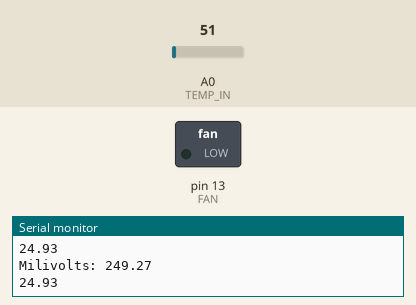
This sketch was run on a simulated Arduino Uno, built with avr-gcc and run on an emulated ATmega328P. Shown: switched loads named in the sketch (green lamp = pin HIGH), the last lines printed to the serial monitor. Inputs (shaded band) come from the test bench; at power-on: A0 (TEMP_IN) = 51.

Above: at 2.8 s.
2.9 s: A0 (TEMP_IN) set to 54
At 4.3 s:
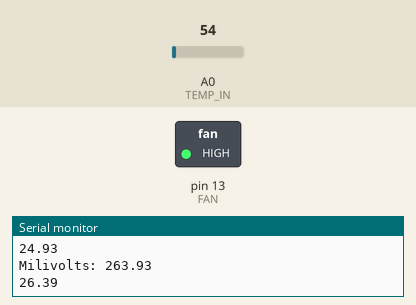
5.6 s: A0 (TEMP_IN) set to 30
At 7.0 s:
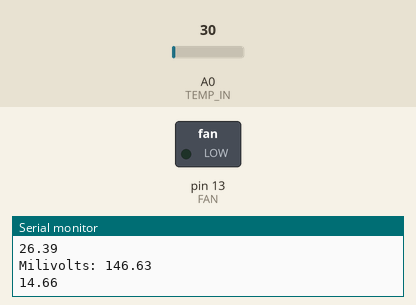
8.3 s: A0 (TEMP_IN) set to 61
At 11.4 s:
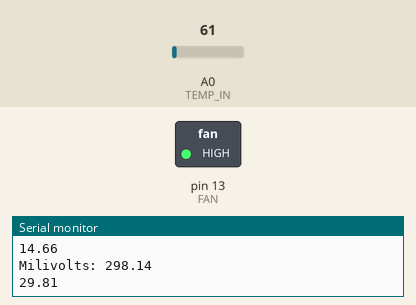
Timing chart, 0 to 12.9 s (numbered marks = the images above; inputs shaded):
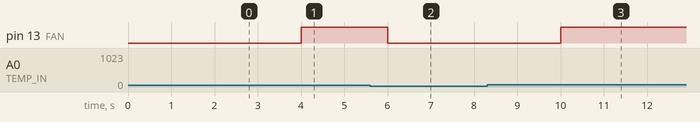

The sketch:

C5E3.ino
```cpp
#define TEMP_IN A0
#define FAN 13

void setup() {
  Serial.begin(9600);
  pinMode(FAN, OUTPUT);
}

int vIn = 0;
double mvIn = 0;
double temperature = 0;

void loop() {
  // 1C is 0.001V
  vIn = analogRead(TEMP_IN);
  mvIn = (vIn/1023.0) * 5000;
  Serial.print("Milivolts: ");
  Serial.println(mvIn);
  temperature = mvIn / 10;
  Serial.println(temperature);

  if (temperature > 25.0) {
    digitalWrite(FAN, HIGH);
  } else {
    digitalWrite(FAN, LOW);
  }

  delay(2000);
}
```

Measured:
- the behaviour switches between 51 and 52 on A0 (TEMP_IN) (found by bisection; images 0 and 1)
- after the input at 2.9 s, pin 13 (FAN): LOW → HIGH after 1.1 s
- after the input at 5.6 s, pin 13 (FAN): HIGH → LOW after 0.40 s
- after the input at 8.3 s, pin 13 (FAN): LOW → HIGH after 1.7 s
